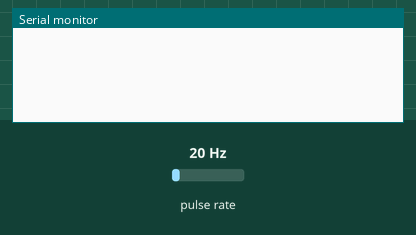
Recording of a sketch running on a simulated Arduino Uno, built with avr-gcc and run on an emulated ATmega328P. On the bench: the last lines printed to the serial monitor. Wiring (inferred from the names in the program): pulse sensor: data pin 2. The inputs (shaded band) are chosen by the test bench; at power-on: pulse rate 20 Hz.

Above: at 1.2 s.
1.3 s: pulse rate (sensor on pin 2) set to 4 Hz
At 3.2 s:
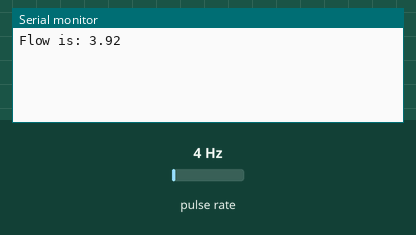
4.3 s: pulse rate (sensor on pin 2) set to 50 Hz
At 7.5 s:
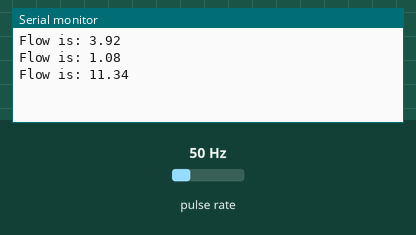
Timing chart, 0 to 9.0 s (numbered marks = the images above; inputs shaded):
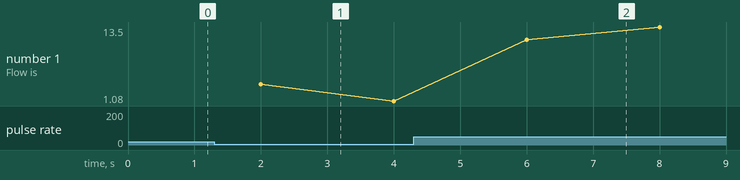

Measured:
- after the input at 1.3 s, the serial monitor: prints a new line after 0.70 s (image 1)
- after the input at 4.3 s, the serial monitor: prints a new line after 1.7 s (image 2)
- plotted number 1: 1.08 → 13.5 after the input at 4.3 s

The sketch:

flowMeter_0b.ino
```cpp
/*********************************************
 * Test Code for an Adafruit brass flow meter
 * Red -> +5v
 * Blk -> GND
 * yellow -> pin 2
 *
 * Adafruit demo page code didn't work
 * Adapted new code from bc-robotics.com
 *********************************************/

// define some stuff

// what pin the flow sensor on?
int flowPin = 2;
// variable to count the pulses
volatile int count;
// variable for the calculations
double flowRate;

// the initial, one-time code
void setup () {
  pinMode (flowPin, INPUT);
  attachInterrupt (0, flow, RISING);
  Serial.begin (9600);
}


// the main loop
void loop () {
  // count pulses for a second
  count = 0;
  interrupts();
  delay (2000);
  noInterrupts();

  // do some math
  flowRate = (count * 2.25);    // This is magic constant to take pulses to mL
  flowRate = flowRate * 60;     // convert seconds to minutes
  flowRate = flowRate / 1000;   // mL to Liters

  Serial.print ("Flow is: "); Serial.println (flowRate);
}

// an interrupt for when flow is detected
void flow () {
  count++;
}
```
